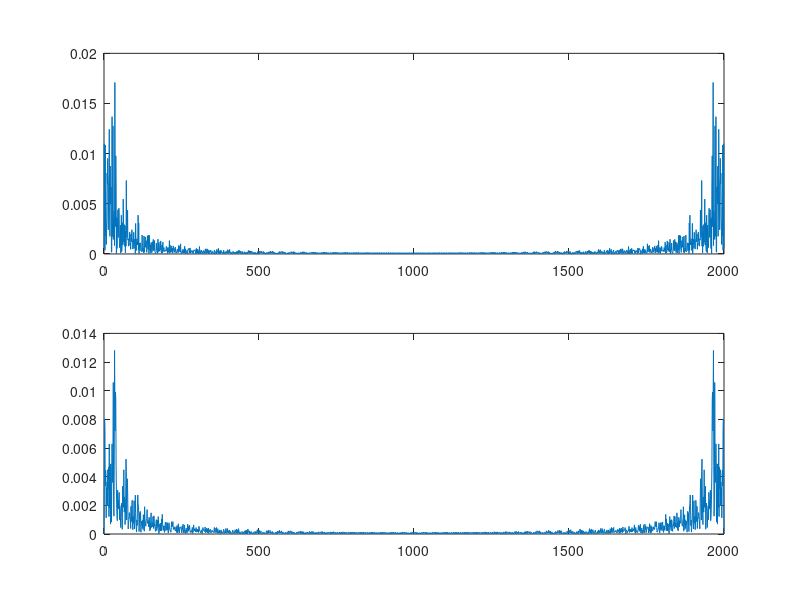

The MATLAB script that drew this image:
% calculation of effective floquet Hamiltonian of transverse Ising model
% with alternating transverse field

clear;
clc;
format long
tic;

%% paramter

L = 2000;
J = 1;
g1 = 1;
g2 = 2;
% k = (2/L:2/L:1)';
k = (1/L:2/L:(L-1)/L)';
x = (0:L)';
xx = (1:L)';
T = 10;

%% constructing evolution operator
ck = cospi(k);
sk = sinpi(k);
fact = sqrt(g1^2+J^2+2*g1*J*ck);
sf = sin(2*fact*T)./fact;

expHkp_11 = cos(2*T*fact) - 1i*(g1+J*ck).*sf;
expHkp_22 = conj(expHkp_11);
expHkp_12 = -J*sk.*sf;
expHkp_21 = -expHkp_12;

fact = sqrt(g2^2+J^2+2*g2*J*ck);
sf = sin(2*fact*T)./fact;

expHkm_11 = cos(2*T*fact) - 1i*(g2+J*ck).*sf;
expHkm_22 = conj(expHkm_11);
expHkm_12 = -J*sk.*sf;
expHkm_21 = -expHkm_12;

expH_11 = expHkm_11.*expHkp_11 + expHkm_12.*expHkp_21;
expH_12 = expHkm_11.*expHkp_12 + expHkm_12.*expHkp_22;
expH_21 = expHkm_21.*expHkp_11 + expHkm_22.*expHkp_21;
expH_22 = expHkm_21.*expHkp_12 + expHkm_22.*expHkp_22;

a = real(expH_11);
b = imag(expH_11);
c = real(expH_12);
d = imag(expH_12);
fact = sqrt(b.^2 + c.^2 + d.^2);

H_eff_11 = 1i*((fact-b).*log(a-1i*fact) + (fact+b).*log(a+1i*fact))./(2*fact)/(2*T);
% H_eff_22 = ((fact+b).*log(a-1i*fact) + (fact-b).*log(a+1i*fact))./(2*fact)/(2*T);
H_eff_22 = -H_eff_11;
H_eff_12 = -(c+d*1i).*(log(a-1i*fact)-log(a+1i*fact))./(2*fact)/(2*T);
H_eff_21 = conj(H_eff_12);

Hop_space = 2*(cospi(x*k')*H_eff_11)/L;
Gen_space = -2i*(sinpi(x*k')*H_eff_12)/L;

order = sum(abs(Hop_space(1:L/2).*(1:L/2)'))/sum(abs(Hop_space(1:L/2)));
[~,peak] = max(abs(Hop_space(1:L/2)));

figure
set(gcf, 'position', [250 70 1400 900]);
subplot(2,1,1)
plot(x,abs(Hop_space))
subplot(2,1,2)
plot(x,abs(Gen_space))

fit_x = 1:L/2;
fit_y = real(Gen_space(2:L/2+1))';

toc;